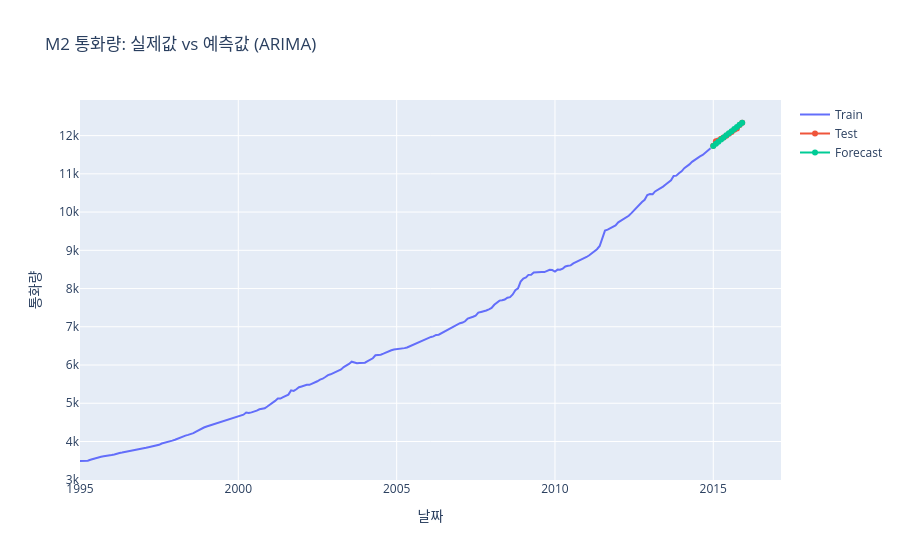

Notebook source saved alongside this figure:
### Markdown cell above
-----

## 2\. 단변량 시계열 분석 (Univariate Analysis): ARIMA

### 💡 개념 (Concept)

**ARIMA(AutoRegressive Integrated Moving Average)** 모델은 가장 대표적인 단변량 시계열 예측 모델입니다. 즉, 하나의 변수(y)의 과거 데이터 패턴과 오차를 학습하여 미래 값을 예측합니다. ARIMA는 세 가지 핵심 요소로 구성됩니다.

  * **AR (AutoRegressive, 자기회귀)**: **과거의 값**이 현재의 값에 영향을 미친다는 아이디어에 기반합니다.

      * `p`는 참고할 과거 시점의 개수를 의미합니다. (예: `p=3`이면 3개월 전 데이터까지 참고)
      * 메타포: "이번 달 매출은 지난달과 지지난달 매출과 비슷할 거야."
        $$Y_t = \phi_1 Y_{t-1} + \phi_2 Y_{t-2} + \cdots + \phi_p Y_{t-p} + \epsilon_t$$

  * **I (Integrated, 통합)**: 비정상 시계열을 정상 시계열로 만들기 위해 필요한 **차분 횟수**를 의미합니다.

      * `d`는 차분을 적용한 횟수를 나타냅니다. (d=1이면 1차 차분)

  * **MA (Moving Average, 이동평균)**: **과거의 예측 오차**가 현재의 값에 영향을 미친다는 개념입니다.

      * `q`는 참고할 과거 예측 오차의 개수를 의미합니다.
      * 메타포: "지난달 매출 예측이 빗나갔으니, 그 오차를 반영해서 이번 달 예측을 보정해야 해."
        $$Y_t = \epsilon_t + \theta_1 \epsilon_{t-1} + \theta_2 \epsilon_{t-2} + \cdots + \theta_q \epsilon_{t-q}$$

**ACF와 PACF: p와 q 정하기**
ARIMA 모델의 차수 `p`와 `q`를 결정하기 위해 \*\*ACF(자기상관함수)\*\*와 **PACF(부분자기상관함수)** 플롯을 활용합니다.

  * **ACF (Autocorrelation Function)**: 시점 t의 데이터와 그 이전 시점들(t-1, t-2, ...)의 데이터 간의 상관관계를 보여줍니다. **MA 모델의 차수 q를 결정**하는 데 사용됩니다.
  * **PACF (Partial Autocorrelation Function)**: 다른 시점들의 영향을 제외하고, 오직 두 시점(t와 t-k)의 데이터 간 순수한 상관관계를 보여줍니다. **AR 모델의 차수 p를 결정**하는 데 사용됩니다.

| 모델 | ACF 플롯 특징 | PACF 플롯 특징 |
| :--- | :--- | :--- |
| **AR(p)** | 점차 감소하며 0에 수렴 | `p` 시점 이후 급격히 0으로 절단 |
| **MA(q)** | `q` 시점 이후 급격히 0으로 절단 | 점차 감소하며 0에 수렴 |

### 💻 예시 코드 (Example Code)

이번에는 `moneystock-spending-series.csv` 데이터셋을 사용하여 ARIMA 모델을 구축하고 예측을 수행합니다. 이 데이터는 M2 통화량과 개인 소비 지출 데이터로 구성되어 있습니다.

### Code cell
import pandas as pd
import plotly.graph_objects as go
from plotly.subplots import make_subplots
from statsmodels.tsa.stattools import adfuller, acf, pacf
from statsmodels.graphics.tsaplots import plot_acf, plot_pacf
from statsmodels.tsa.arima.model import ARIMA
import matplotlib.pyplot as plt

# 데이터 로드 (money stock spending)
df_money = pd.read_csv('../datasets/tsa/moneystock-spending-series.csv', index_col=0, parse_dates=True)
df_money.index.freq = 'MS' # 월별 데이터 주파수 설정

# 'Money' 변수에 대해 분석 진행
money_series = df_money['Money']

# 1. 정상성 확인 및 차분
# ADF 검정 결과 p-value가 1.0으로 비정상 시계열임 (위에서 실습)
# 2차 차분을 통해 정상성 확보
money_diff2 = money_series.diff().diff().dropna()
# adf_test(money_diff2) # p-value가 매우 작게 나와 정상성 만족

# 2. ACF, PACF 플롯으로 p, q 추정
fig, (ax1, ax2) = plt.subplots(1, 2, figsize=(12, 4))
plot_acf(money_diff2, ax=ax1)
plot_pacf(money_diff2, ax=ax2)
plt.show()
# PACF 플롯을 보면 lag 1 이후에 값이 급격히 감소하므로 p=1로 추정 가능
# ACF 플롯을 보면 lag 1 이후에 값이 급격히 감소하므로 q=1로 추정 가능

# 3. ARIMA(1, 2, 1) 모델 구축 및 학습
# p=1, d=2(2차 차분), q=1
model = ARIMA(money_series, order=(1, 2, 1))
fitted_model = model.fit()
print(fitted_model.summary())

# 4. 예측 및 시각화
# 학습 데이터 분할 (마지막 12개월을 테스트 데이터로)
train_data = money_series[:-12]
test_data = money_series[-12:]

# ARIMA(1, 2, 1) 모델 재학습
model_train = ARIMA(train_data, order=(1, 2, 1))
fitted_train_model = model_train.fit()

# 예측 (12개월)
forecast = fitted_train_model.forecast(steps=12)

# 결과 시각화
fig = go.Figure()
fig.add_trace(go.Scatter(x=train_data.index, y=train_data, name='Train'))
fig.add_trace(go.Scatter(x=test_data.index, y=test_data, name='Test'))
fig.add_trace(go.Scatter(x=forecast.index, y=forecast, name='Forecast'))
fig.update_layout(title='M2 통화량: 실제값 vs 예측값 (ARIMA)', xaxis_title='날짜', yaxis_title='통화량')
fig.show()

### Figure 1 — Plotly figure (JSON) as saved in the notebook; plotly's stock layout.template omitted (floating-point values rounded to 4 significant figures; data arrays with more than 128 entries replaced by an {"elided": "..."} marker saying what was removed)
{"data": [{"name": "Train", "type": "scatter", "x": {"elided": "240 str values"}, "y": {"elided": "240 float values"}}, {"name": "Test", "type": "scatter", "x": ["2015-01-01T00:00:00", "2015-02-01T00:00:00", "2015-03-01T00:00:00", "2015-04-01T00:00:00", "2015-05-01T00:00:00", "2015-06-01T00:00:00", "2015-07-01T00:00:00", "2015-08-01T00:00:00", "2015-09-01T00:00:00", "2015-10-01T00:00:00", "2015-11-01T00:00:00", "2015-12-01T00:00:00"], "y": [11730.0, 11850.0, 11870.0, 11920.0, 11950.0, 11990.0, 12050.0, 12100.0, 12150.0, 12190.0, 12280.0, 12340.0]}, {"name": "Forecast", "type": "scatter", "x": ["2015-01-01T00:00:00", "2015-02-01T00:00:00", "2015-03-01T00:00:00", "2015-04-01T00:00:00", "2015-05-01T00:00:00", "2015-06-01T00:00:00", "2015-07-01T00:00:00", "2015-08-01T00:00:00", "2015-09-01T00:00:00", "2015-10-01T00:00:00", "2015-11-01T00:00:00", "2015-12-01T00:00:00"], "y": [11730.0, 11790.0, 11840.0, 11900.0, 11950.0, 12010.0, 12060.0, 12120.0, 12170.0, 12230.0, 12280.0, 12340.0]}], "layout": {"title": {"text": "M2 통화량: 실제값 vs 예측값 (ARIMA)"}, "xaxis": {"title": {"text": "날짜"}}, "yaxis": {"title": {"text": "통화량"}}}}
